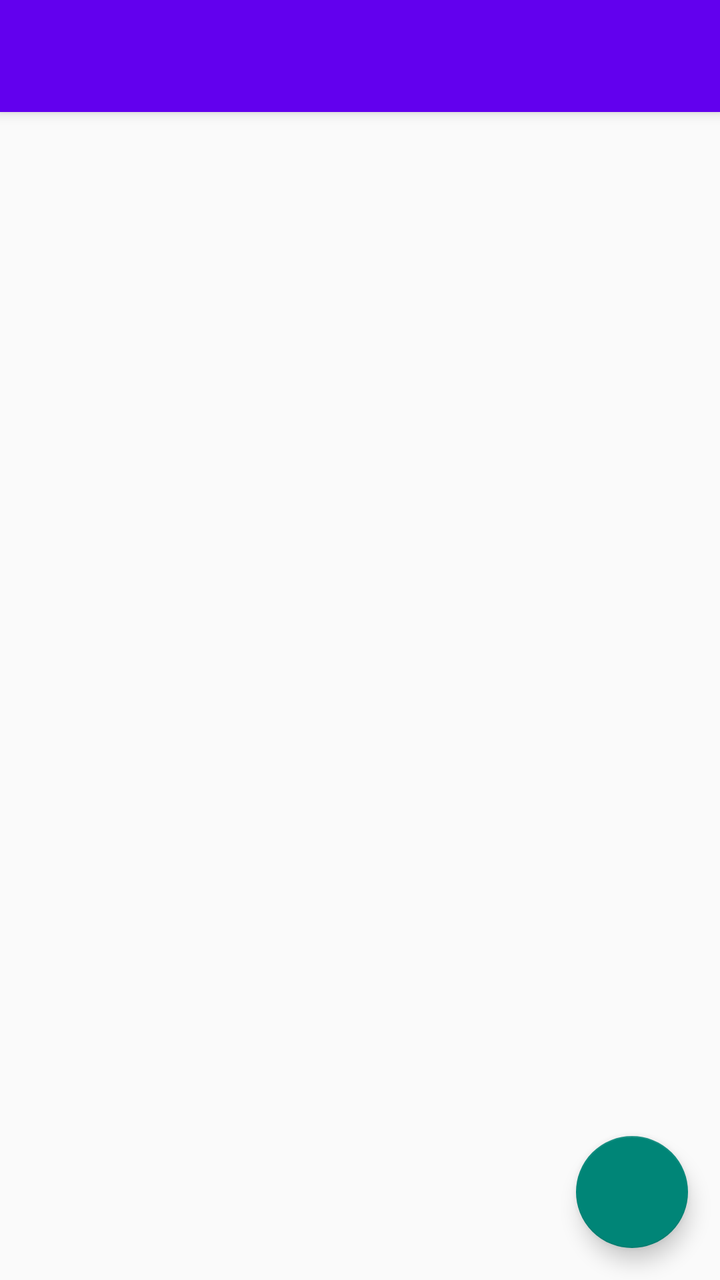
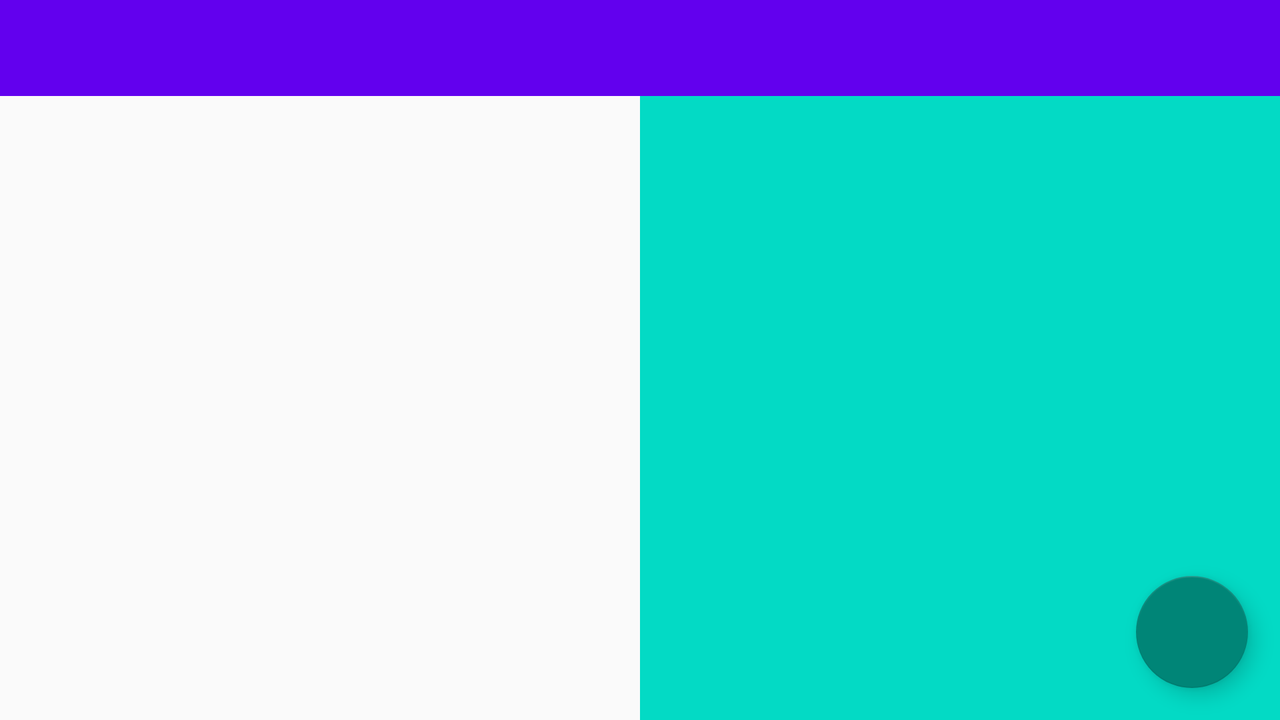

An Android layout and its configuration variant, each rendered on a device that would load it. The default file and the variant file are quoted in full after the pictures.
<!-- AndroidManifest.xml: application theme AppTheme -->
<!-- res/layout/app_bar_loyout.xml -->
<?xml version="1.0" encoding="utf-8"?>
<androidx.coordinatorlayout.widget.CoordinatorLayout xmlns:android="http://schemas.android.com/apk/res/android"
    xmlns:app="http://schemas.android.com/apk/res-auto"
    xmlns:tools="http://schemas.android.com/tools"
    android:id="@+id/coordinator"
    android:layout_width="match_parent"
    android:layout_height="match_parent"
    tools:context=".ActivityAndFragments.MainActivity">

    <com.google.android.material.appbar.AppBarLayout
        android:layout_width="match_parent"
        android:layout_height="wrap_content"
        android:theme="@style/AppTheme.AppBarOverlay">

        <androidx.appcompat.widget.Toolbar
            android:id="@+id/toolbar"
            android:layout_width="match_parent"
            android:layout_height="wrap_content"
            app:popupTheme="@style/AppTheme.PopupOverlay"/>

    </com.google.android.material.appbar.AppBarLayout>


    <androidx.fragment.app.FragmentContainerView
        android:id="@+id/container"
        android:layout_width="match_parent"
        android:layout_height="match_parent"
        app:layout_behavior="@string/appbar_scrolling_view_behavior" />


    <com.google.android.material.floatingactionbutton.FloatingActionButton
        android:id="@+id/floating_action_button"
        android:layout_width="wrap_content"
        android:layout_height="wrap_content"
        android:layout_gravity="bottom|right"
        android:layout_margin="16dp"
        android:contentDescription="@string/fab_content_desc"
        app:fabSize="auto"
        app:srcCompat="@drawable/ic_baseline_add_24" />


</androidx.coordinatorlayout.widget.CoordinatorLayout>
<!-- resources referenced by this layout -->
<resources>
  <string name="fab_content_desc">Добавить заметку</string>
  <style name="AppTheme.AppBarOverlay" parent="ThemeOverlay.AppCompat.Dark.ActionBar" />
  <style name="AppTheme.PopupOverlay" parent="ThemeOverlay.AppCompat.Light" />
  <style name="AppTheme" parent="Theme.AppCompat.Light.NoActionBar">
          
          <item name="colorPrimary">@color/purple_500</item>
          <item name="colorPrimaryVariant">@color/purple_700</item>
          <item name="colorOnPrimary">@color/white</item>
          
          <item name="colorSecondary">@color/teal_200</item>
          <item name="colorSecondaryVariant">@color/teal_700</item>
          <item name="colorOnSecondary">@color/black</item>
          
          <item name="android:statusBarColor" tools:targetApi="l">?attr/colorPrimaryVariant</item>
          
      </style>
</resources>
<!-- res/layout-land/app_bar_loyout.xml (the repository's variant of the layout above) -->
<!-- drawn on the phone turned sideways -->
<?xml version="1.0" encoding="utf-8"?>
<androidx.constraintlayout.widget.ConstraintLayout xmlns:android="http://schemas.android.com/apk/res/android"
    xmlns:tools="http://schemas.android.com/tools"
    android:layout_width="match_parent"
    android:layout_height="match_parent"
    xmlns:app="http://schemas.android.com/apk/res-auto"
    tools:context=".ActivityAndFragments.MainActivity">

    <com.google.android.material.appbar.AppBarLayout
        android:id="@+id/app_layout"
        android:layout_width="match_parent"
        android:layout_height="wrap_content"
        app:layout_constraintStart_toStartOf="parent"
        app:layout_constraintEnd_toEndOf="parent"
        app:layout_constraintTop_toTopOf="parent"
        android:theme="@style/AppTheme.AppBarOverlay">

        <androidx.appcompat.widget.Toolbar
            android:id="@+id/toolbar"
            android:layout_width="match_parent"
            android:layout_height="wrap_content"
            app:popupTheme="@style/AppTheme.PopupOverlay"/>

    </com.google.android.material.appbar.AppBarLayout>


    <androidx.fragment.app.FragmentContainerView
        android:id="@+id/list_fragment"
        android:layout_width="0dp"
        android:layout_height="0dp"
        app:layout_constraintStart_toStartOf="parent"
        app:layout_constraintTop_toBottomOf="@id/app_layout"
        app:layout_constraintBottom_toBottomOf="parent"
        app:layout_constraintEnd_toStartOf="@+id/details_fragment" />



    <androidx.fragment.app.FragmentContainerView
        android:id="@+id/details_fragment"
        android:layout_width="0dp"
        android:layout_height="0dp"
        app:layout_constraintEnd_toEndOf="parent"
        app:layout_constraintTop_toBottomOf="@id/app_layout"
        app:layout_constraintBottom_toBottomOf="parent"
        app:layout_constraintStart_toEndOf="@+id/list_fragment"
        tools:background="@color/teal_200" />

    <com.google.android.material.floatingactionbutton.FloatingActionButton
        android:id="@+id/floating_action_button"
        android:layout_width="wrap_content"
        android:layout_height="wrap_content"
        android:layout_margin="16dp"
        android:contentDescription="@string/fab_content_desc"
        app:layout_constraintEnd_toEndOf="parent"
        app:layout_constraintBottom_toBottomOf="parent"
        app:fabSize="normal"
        app:srcCompat="@drawable/ic_baseline_add_24" />



</androidx.constraintlayout.widget.ConstraintLayout>
